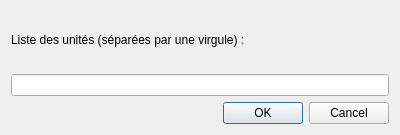
<?xml version="1.0" encoding="UTF-8"?>
<ui version="4.0">
 <class>Units</class>
 <widget class="QDialog" name="Units">
  <property name="geometry">
   <rect>
    <x>0</x>
    <y>0</y>
    <width>400</width>
    <height>135</height>
   </rect>
  </property>
  <property name="minimumSize">
   <size>
    <width>0</width>
    <height>135</height>
   </size>
  </property>
  <property name="maximumSize">
   <size>
    <width>16777215</width>
    <height>135</height>
   </size>
  </property>
  <property name="windowTitle">
   <string>Unités disponibles pour les ingrédients</string>
  </property>
  <layout class="QHBoxLayout" name="horizontalLayout">
   <item>
    <layout class="QVBoxLayout" name="verticalLayout">
     <item>
      <widget class="QLabel" name="label">
       <property name="text">
        <string>Liste des unités (séparées par une virgule) :</string>
       </property>
      </widget>
     </item>
     <item>
      <widget class="QLineEdit" name="units_input"/>
     </item>
     <item>
      <widget class="QDialogButtonBox" name="buttonBox">
       <property name="orientation">
        <enum>Qt::Horizontal</enum>
       </property>
       <property name="standardButtons">
        <set>QDialogButtonBox::Cancel|QDialogButtonBox::Ok</set>
       </property>
      </widget>
     </item>
    </layout>
   </item>
  </layout>
 </widget>
 <resources/>
 <connections>
  <connection>
   <sender>buttonBox</sender>
   <signal>accepted()</signal>
   <receiver>Units</receiver>
   <slot>accept()</slot>
   <hints>
    <hint type="sourcelabel">
     <x>248</x>
     <y>254</y>
    </hint>
    <hint type="destinationlabel">
     <x>157</x>
     <y>274</y>
    </hint>
   </hints>
  </connection>
  <connection>
   <sender>buttonBox</sender>
   <signal>rejected()</signal>
   <receiver>Units</receiver>
   <slot>reject()</slot>
   <hints>
    <hint type="sourcelabel">
     <x>316</x>
     <y>260</y>
    </hint>
    <hint type="destinationlabel">
     <x>286</x>
     <y>274</y>
    </hint>
   </hints>
  </connection>
 </connections>
</ui>
